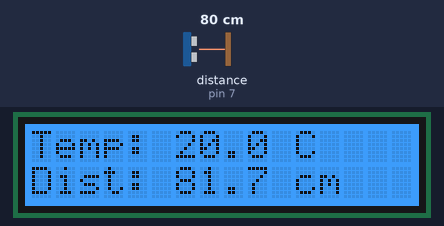
The sketch below on a simulated Arduino Uno, built with avr-gcc and run on an emulated ATmega328P. Parts: 16×2 character LCD. Wiring (inferred from the names in the program): ultrasonic range finder: trigger pin 7; echo pin 7. Inputs (shaded band) come from the test bench; at power-on: distance to the obstacle (sensor on pin 7) 80 cm. The echo pulse lasts 58.3 µs per cm; what the sketch prints to the serial monitor is not drawn.

Above: at 1.2 s.
1.3 s: distance to the obstacle (sensor on pin 7) set to 2 cm
At 2.5 s:
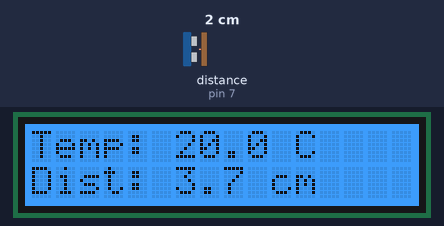
4.2 s: distance to the obstacle (sensor on pin 7) set to 4 cm
At 5.5 s:
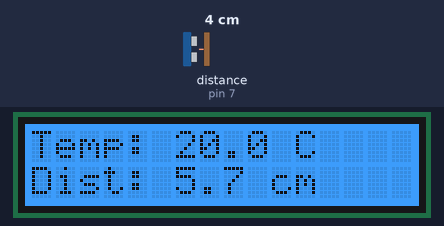
6.3 s: distance to the obstacle (sensor on pin 7) set to 9 cm
At 7.6 s:
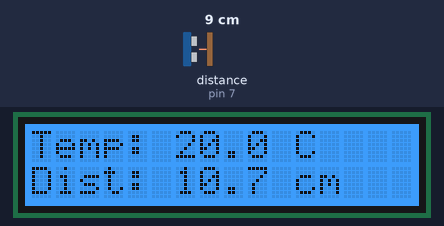
Timing chart, 0 to 9.3 s (numbered marks = the images above; inputs shaded):
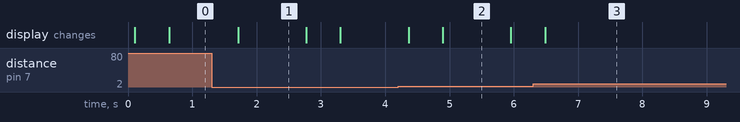

Measured:
- after the input at 1.3 s, the display: changes after 0.41 s (image 1)
- after the input at 4.2 s, the display: first changes after 0.16 s (image 2 shows a later state)
- after the input at 6.3 s, the display: changes after 0.19 s (image 3)
- what the display in image 1 shows lasts 1.1 s, from 1.7 s to 2.8 s

The sketch:

programme_de_base_a_completer.ino
```cpp
#include <Wire.h>
#include "rgb_lcd.h"
// Initialisation de l'écran LCD RGB Grove
rgb_lcd lcd;
const int pinUltrasons = 7;
// Température ambiante (à modifier en ajoutant la partie définition des variables du capteur de température choisi)
float temperature = 20.0; // en degrés Celsius

void setup() {
  Serial.begin(9600);
  pinMode(pinUltrasons, OUTPUT);
  digitalWrite(pinUltrasons, LOW);

  lcd.begin(16, 2);
  lcd.setRGB(0, 128, 255);
  lcd.setCursor(0, 0);
  lcd.print("Distance:");
}

void loop() {
  // Ajouter la partie mesure de la température avec le capteur de tempétature choisi

  // Envoi d'une impulsion ultrasonique (10 µs)
  long temps;
  float distance, vitesseSon;
  // Envoi impulsion ultrasonique
  pinMode(pinUltrasons, OUTPUT);
  digitalWrite(pinUltrasons, LOW);
  delayMicroseconds(2);
  digitalWrite(pinUltrasons, HIGH);
  delayMicroseconds(10);
  digitalWrite(pinUltrasons, LOW);

  // Réception de l'écho
  pinMode(pinUltrasons, INPUT);
  temps = pulseIn(pinUltrasons, HIGH); // temps d'aller-retour en microsecondes

  /*
   * compléter la ligne suivante :
   * Calculer la vitesse du son en fonction de la température :
   * Formule : vitesse = 331.3 + 0.606 × température (en m/s)
   */
  vitesseSon = 343.0; // ← à remplacer par la formule

// Calcul distance (cm)
  float offset = 2.0;
  distance = (temps * (vitesseSon * 100 / 1000000)) / 2 + offset;

  // Affichage sur LCD
  lcd.setCursor(0, 0);
  lcd.print("Temp: ");
  lcd.print(temperature, 1);
  lcd.print(" C   "); // Espaces pour effacer

  lcd.setCursor(0, 1);
  lcd.print("Dist: ");
  lcd.print(distance, 1);
  lcd.print(" cm  "); // Espaces pour effacer

  // Affichage sur port série
  Serial.print("Temp: ");
  Serial.print(temperature);
  Serial.print(" C, Distance : ");
  Serial.print(distance, 1);
  Serial.println(" cm");

  delay(500);
}
```
